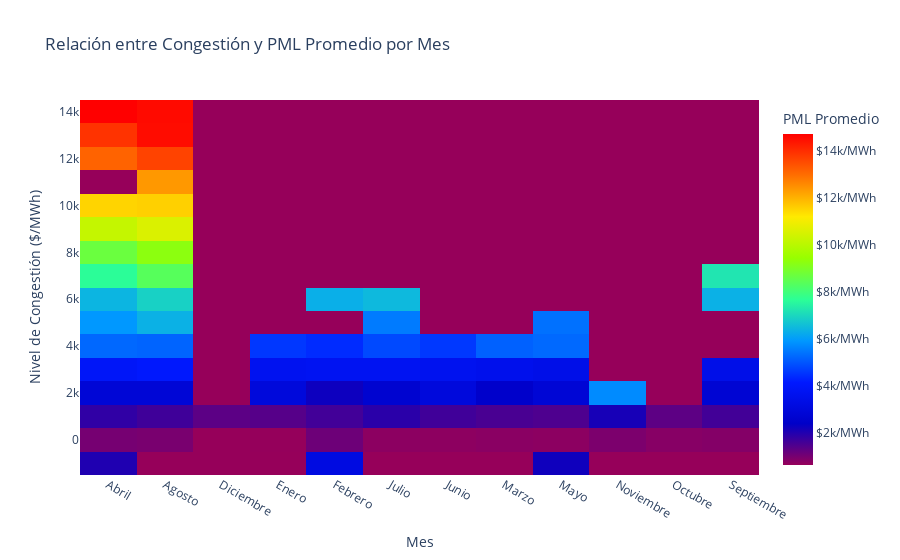

The notebook cell saved with this chart:
### Markdown cell above
## 9. Relación entre congestión y PML agrupada por mes

### Code cell
import plotly.express as px
import pandas as pd

def plot_heatmap_congestion_pml(df):
    """
    Heatmap de congestión vs PML promedio por mes
    
    Parámetros:
    df -- DataFrame con columnas: fecha (datetime), congestion (float), precio (float)
    """
    try:
        # Crear copia para no modificar el DataFrame original
        df_plot = df.copy()
        
        # Extraer nombre del mes en español
        df_plot['mes'] = df_plot['fecha'].dt.month_name(locale='es')
        
        # Definir orden de meses en español
        meses_orden = [
            'Enero', 'Febrero', 'Marzo', 'Abril', 'Mayo', 'Junio',
            'Julio', 'Agosto', 'Septiembre', 'Octubre', 'Noviembre', 'Diciembre'
        ]
        
        # Convertir a categoría ordenada
        df_plot['mes'] = pd.Categorical(
            df_plot['mes'], 
            categories=meses_orden, 
            ordered=True
        )
        
        # Crear el heatmap
        fig = px.density_heatmap(
            df_plot,
            x='mes',
            y='congestion',
            z='precio',
            histfunc='avg',
            nbinsx=12,
            nbinsy=20,
            color_continuous_scale='Rainbow',
            title='Relación entre Congestión y PML Promedio por Mes',
            labels={
                'congestion': 'Congestión ($/MWh)',
                'precio': 'PML Promedio ($/MWh)',
                'mes': 'Mes del año'
            }
        )
        
        # Personalizar el layout
        fig.update_layout(
            xaxis_title='Mes',
            yaxis_title='Nivel de Congestión ($/MWh)',
            coloraxis_colorbar={
                'title': 'PML Promedio',
                'tickprefix': '$',
                'ticksuffix': '/MWh'
            }
        )
        
    
        
    except Exception as e:
        print(f"Error al generar el heatmap: {str(e)}")
        print("Verifica que tu DataFrame tenga las columnas correctas:")
        print("- fecha (datetime)")
        print("- congestion (numérico)")
        print("- precio (numérico)")

# Llamar a la función
plot_heatmap_congestion_pml(df)

import plotly.express as px
import pandas as pd

def plot_heatmap_congestion_pml(df):
    """
    Heatmap de congestión vs PML promedio por mes
    
    Parámetros:
    df -- DataFrame con columnas: fecha (datetime), congestion (float), precio (float)
    """
    try:
        # Crear copia para no modificar el DataFrame original
        df_plot = df.copy()
        
        # Extraer nombre del mes en español
        df_plot['mes'] = df_plot['fecha'].dt.month_name(locale='es')
        
        # Definir orden de meses en español
        meses_orden = [
            'Enero', 'Febrero', 'Marzo', 'Abril', 'Mayo', 'Junio',
            'Julio', 'Agosto', 'Septiembre', 'Octubre', 'Noviembre', 'Diciembre'
        ]
        
        # Convertir a categoría ordenada
        df_plot['mes'] = pd.Categorical(
            df_plot['mes'], 
            categories=meses_orden, 
            ordered=True
        )
        
        # Crear el heatmap
        fig = px.density_heatmap(
            df_plot,
            x='mes',
            y='congestion',
            z='precio',
            histfunc='avg',
            nbinsx=12,
            nbinsy=20,
            color_continuous_scale='Rainbow',
            title='Relación entre Congestión y PML Promedio por Mes',
            labels={
                'congestion': 'Congestión ($/MWh)',
                'precio': 'PML Promedio ($/MWh)',
                'mes': 'Mes del año'
            }
        )
        
        # Personalizar el layout
        fig.update_layout(
            xaxis_title='Mes',
            yaxis_title='Nivel de Congestión ($/MWh)',
            coloraxis_colorbar={
                'title': 'PML Promedio',
                'tickprefix': '$',
                'ticksuffix': '/MWh'
            }
        )
        
        fig.show()
        
    except Exception as e:
        print(f"Error al generar el heatmap: {str(e)}")
        print("Verifica que tu DataFrame tenga las columnas correctas:")
        print("- fecha (datetime)")
        print("- congestion (numérico)")
        print("- precio (numérico)")
        
    fig.write_html("heatmap.html")

# Llamar a la función
plot_heatmap_congestion_pml(df)

### Figure 1 — Plotly figure (JSON) as saved in the notebook; plotly's stock layout.template omitted (floating-point values rounded to 4 significant figures; data arrays with more than 128 entries replaced by an {"elided": "..."} marker saying what was removed)
{"data": [{"coloraxis": "coloraxis", "histfunc": "avg", "hovertemplate": "Mes del año=%{x}<br>Congestión ($/MWh)=%{y}<br>avg of PML Promedio ($/MWh)=%{z}<extra></extra>", "name": "", "nbinsx": 12, "nbinsy": 20, "type": "histogram2d", "x": {"elided": "17470 str values"}, "xaxis": "x", "xbingroup": "x", "y": {"elided": "17470 float values"}, "yaxis": "y", "ybingroup": "y", "z": {"elided": "17470 float values"}}], "layout": {"coloraxis": {"colorbar": {"tickprefix": "$", "ticksuffix": "/MWh", "title": {"text": "PML Promedio"}}, "colorscale": [[0, "rgb(150,0,90)"], [0.125, "rgb(0,0,200)"], [0.25, "rgb(0,25,255)"], [0.375, "rgb(0,152,255)"], [0.5, "rgb(44,255,150)"], [0.625, "rgb(151,255,0)"], [0.75, "rgb(255,234,0)"], [0.875, "rgb(255,111,0)"], [1, "rgb(255,0,0)"]]}, "legend": {"tracegroupgap": 0}, "title": {"text": "Relación entre Congestión y PML Promedio por Mes"}, "xaxis": {"anchor": "y", "domain": [0, 1], "title": {"text": "Mes"}}, "yaxis": {"anchor": "x", "domain": [0, 1], "title": {"text": "Nivel de Congestión ($/MWh)"}}}}
